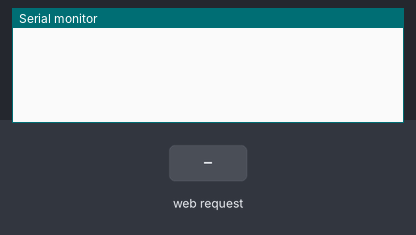
This sketch was run on a simulated ESP32. Shown: the last lines printed to the serial monitor. The inputs (shaded band) are chosen by the test bench.

Above: at 1.2 s.
1.3 s: HTTP request GET /forward received
At 2.3 s:
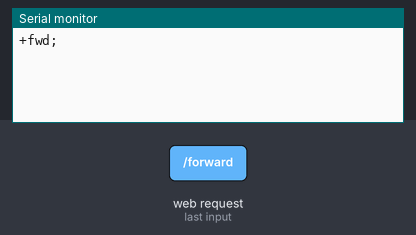
4.3 s: HTTP request GET /backward received
At 5.5 s:
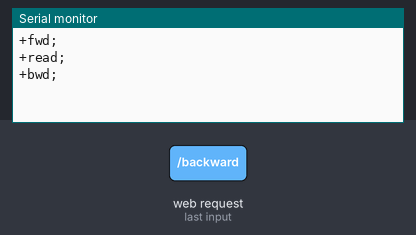
5.8 s: HTTP request GET /turn-right received
At 5.98 s:
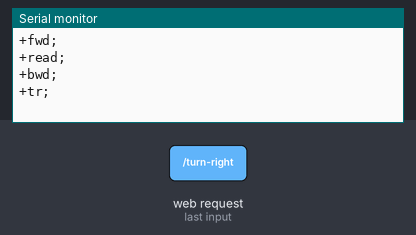
7.3 s: HTTP request GET /turn-left received
At 8.0 s:
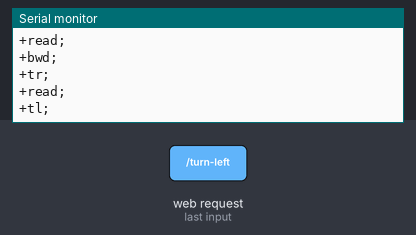
8.8 s: HTTP request GET /stop received
At 8.98 s:
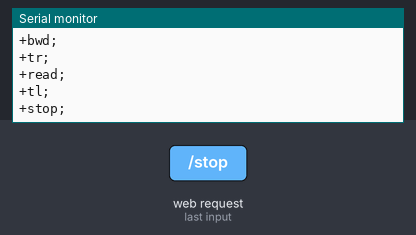
10.3 s: HTTP request GET /suction-start received
At 11.5 s:
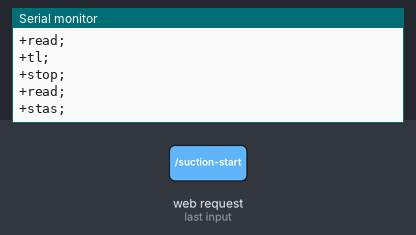

The sketch:

robot_vacuum_test_server.ino
```cpp
#include <WiFi.h>
#include <Arduino.h>
#include <AsyncTCP.h>
#include <ESPAsyncWebServer.h>

const char *ssid = "Robot Vacuum";
const char *password = "";

AsyncWebServer server(80);

const char Auto[] PROGMEM = R"rawliteral(
<!DOCTYPE html>
<html>
<head>
  <title>Robot Vacuum Dashboard</title>
  <style>
    body {
      font-family: Arial, sans-serif;
      margin: 0;
      padding: 0;
    }
    header {
      background-color: #333;
      color: #fff;
      text-align: center;
      padding: 1rem;
    }
    h2 {
      color: goldenrod;
    }
    .container {
      max-width: 600px;
      margin: 0 auto;
      padding: 2rem;
    }
    .input-group {
      margin-bottom: 1rem;
    }
    label {
      display: block;
      margin-bottom: 0.5rem;
    }
    input[type="number"], select {
      width: 100%;
      padding: 0.5rem;
      border: 1px solid #ccc;
    }
    .increment-decrement {
      display: flex;
      align-items: center;
    }
    .increment-decrement button {
      background-color: #333;
      color: #fff;
      border: none;
      padding: 0.2rem 0.5rem;
      cursor: pointer;
    }
    button[type="submit"] {
      background-color: #333;
      color: #fff;
      border: none;
      padding: 0.5rem 1rem;
      cursor: pointer;
    }
  </style>
</head>
<body>
  <header>
    <h1>Robot Vacuum Cleaner Dashboard</h1>
    <h2>
      Current Location:
      <span id="currentLongitude">Longitude: --</span>
      <span id="currentLatitude">Latitude: --</span>
    </h2>
  </header>
  <div class="container">
    <form id="roboVacuumForm">
      <div class="input-group">
        <label>Start (Longitude, Latitude)</label>
        <input type="text" placeholder="Longitude" id="startLongitude">
        <input type="text" placeholder="Latitude" id="startLatitude">
      </div>
      <div class="input-group">
        <label>Stop (Longitude, Latitude)</label>
        <input type="text" placeholder="Longitude" id="stopLongitude">
        <input type="text" placeholder="Latitude" id="stopLatitude">
      </div>
      <div class="input-group">
        <label>Cleaning Speed</label>
        <input type="number" placeholder="Cleaning Speed" id="cleaningSpeed" min="0" max="10" value="3">
      </div>
      <div class="input-group">
        <label>Cleaning Type</label>
        <select id="cleaningType">
          <option value="none">--Select Cleaning Type--</option>
          <option value="scanv">Scan-V</option>
          <option value="scanh">Scan-H</option>
        </select>
      </div>
      <div class="input-group">
        <label>Repeat</label>
          <input type="number" id="repeatInput" min="0" value="0">
      </div>
      <button type="submit" id="submitBtn">Submit</button>
    </form>
  </div>
  <script>
    document.getElementById("submitBtn").addEventListener("click", function(event) {
      event.preventDefault();

      var startLongitude = document.getElementById("startLongitude").value;
      var startLatitude = document.getElementById("startLatitude").value;
      var stopLongitude = document.getElementById("stopLongitude").value;
      var stopLatitude = document.getElementById("stopLatitude").value;
      var cleaningSpeed = document.getElementById("cleaningSpeed").value;
      var cleaningType = Array.from(document.getElementById("cleaningType").selectedOptions, option => option.value);
      var repeat = document.getElementById("repeatInput").value;

      var url = "your-server-url?startLongitude=" + startLongitude +
                "&startLatitude=" + startLatitude +
                "&stopLongitude=" + stopLongitude +
                "&stopLatitude=" + stopLatitude +
                "&cleaningSpeed=" + cleaningSpeed +
                "&cleaningType=" + cleaningType.join(",") +
                "&repeat=" + repeat;
      console.log("URL:", url);
    });
  </script>
</body>
</html>
)rawliteral";

const char remote_html[] PROGMEM = R"rawliteral(
<!DOCTYPE html>
<html>
<head>
  <title>Remote Control</title>
  <style>
    /* Fullscreen layout */
    html, body {
      height: 100%;
      margin: 0;
    }

    /* Remote control container */
    .remote-control {
      display: flex;
      flex-direction: column;
      justify-content: center;
      align-items: center;
      height: 100%;
    }

    /* Button container */
    .button-container {
      display: flex;
      justify-content: center;
      align-items: center;
      margin: 10px;
    }

    /* Buttons */
    .remote-control button {
      width: 150px;
      height: 150px;
      margin: 10px;
      font-size: 18px;
      border-radius: 50%;
      border: none;
    }

    /* Movement Buttons */
    .forward { background-color: #ff5c5c; }   /* Red */
    .backward { background-color: #5c5cff; }  /* Blue */
    .stop { background-color: #cccccc; color: #ffffff; } /* Grey */
    .left { background-color: #5cff5c; }      /* Green */
    .right { background-color: #ffff5c; }     /* Yellow */

    /* Suction Buttons */
    .suction-start { background-color: #ff9800; } /* Orange */
    .suction-stop { background-color: #8e44ad; color: #ffffff; } /* Purple */
  </style>
</head>
<body>
  <div class="remote-control">
    <div class="button-container">
      <button class="forward" onclick="forward()">Forward</button>
    </div>
    <div class="button-container">
      <button class="left" onclick="left()">Left</button>
      <button class="stop" onclick="stop()">Stop</button>
      <button class="right" onclick="right()">Right</button>
    </div>
    <div class="button-container">
      <button class="backward" onclick="backward()">Backward</button>
    </div>
    <div class="button-container">
      <button class="suction-start" onclick="startSuction()">Start Suction</button>
      <button class="suction-stop" onclick="stopSuction()">Stop Suction</button>
    </div>
  </div>

  <script lang="text/javascript">
    function sendRequest(url) {
      var xhttp = new XMLHttpRequest();
      xhttp.open("GET", "http://192.168.4.1" + url, true);
      xhttp.send();
    }

    function forward() { sendRequest("/forward"); }
    function backward() { sendRequest("/backward"); }
    function left() { sendRequest("/turn-left"); }
    function right() { sendRequest("/turn-right"); }
    function stop() { sendRequest("/stop"); }
    function startSuction() { sendRequest("/suction-start"); }
    function stopSuction() { sendRequest("/suction-stop"); }
  </script>
</body>
</html>
)rawliteral";

String data_buffer = "", ser_buf = "", input = "";
unsigned long last_millis = 0;


void setup()
{
  Serial.begin(9600);
  // Serial.print("Setting AP (Access Point)…");
  WiFi.softAP(ssid); // no password
  IPAddress IP = WiFi.softAPIP();
  // Serial.print("AP IP address: ");
  // Serial.println(IP);

  data_buffer.reserve(64);
  ser_buf.reserve(32);
  input.reserve(20);

  server.on("/", HTTP_GET, [](AsyncWebServerRequest *request)
            { request->send_P(200, "text/plain", "Hello!"); });

  server.on("/remote", HTTP_GET, [](AsyncWebServerRequest *request)
            { request->send_P(200, "text/html", remote_html); });

  server.on("/auto", HTTP_GET, [](AsyncWebServerRequest *request)
            { request->send_P(200, "text/html", Auto); });

  server.on("/forward", HTTP_GET, [](AsyncWebServerRequest *request)
            {
    Serial.println("+fwd;");
    request->send(200); });

  server.on("/backward", HTTP_GET, [](AsyncWebServerRequest *request)
            {
    Serial.println("+bwd;");
    request->send(200); });

  server.on("/turn-right", HTTP_GET, [](AsyncWebServerRequest *request)
            {
    Serial.println("+tr;");
    request->send(200); });

  server.on("/turn-left", HTTP_GET, [](AsyncWebServerRequest *request)
            {
    Serial.println("+tl;");
    request->send(200); });

  server.on("/stop", HTTP_GET, [](AsyncWebServerRequest *request)
            {
    Serial.println("+stop;");
    request->send(200); });

  server.on("/suction-start", HTTP_GET, [](AsyncWebServerRequest *request)
            {
    Serial.println("+stas;");
    request->send(200); });

  server.on("/suction-stop", HTTP_GET, [](AsyncWebServerRequest *request)
            {
    Serial.println("+stos;");
    request->send(200); });

  server.on("/cw", HTTP_GET, [](AsyncWebServerRequest *request)
            {
     input = "";
     input.concat("[");
     input.concat("cw,");
     input.concat(request->getParam(0)->value());
     input.concat("];");
     Serial.println(input);
     request->send(200); });

  server.on("/ccw", HTTP_GET, [](AsyncWebServerRequest *request)
            {
     input = "";
     input.concat("[");
     input.concat("ccw,");
     input.concat(request->getParam(0)->value());
     input.concat("];");
     Serial.println(input);
     request->send(200); });

  // server.on("/speed", HTTP_GET, [](AsyncWebServerRequest * request) {
  // input = "";
  // input.concat("[");
  // input.concat(request->getParam(0)->value());
  // input.concat("]");
  // Serial.println(input);
  // request->send(200);
  // });

  server.on("/get-data", HTTP_GET, [](AsyncWebServerRequest *request)
            { request->send_P(200, "text/plain", data_buffer.c_str()); });

  server.begin();
}

void loop()
{
  if (millis() - last_millis >= 3000)
  {
    Serial.println("+read;");
    last_millis = millis();
  }
  while (Serial.available() > 0)
  {
    delay(3);
    char c = Serial.read();
    ser_buf += c;
  }
  if (ser_buf.length() > 0)
  {
    ser_buf.trim();
    data_buffer = ser_buf;
    ser_buf = "";
  }
}
```

Measured:
- after the input at 1.3 s, the serial monitor: prints a new line after 0.05 s (image 1)
- after the input at 4.3 s, the serial monitor: prints a new line after 0.05 s (image 2)
- after the input at 5.8 s, the serial monitor: prints a new line after 0.05 s (image 3)
- after the input at 7.3 s, the serial monitor: prints a new line after 0.05 s (image 4)
- after the input at 8.8 s, the serial monitor: prints a new line after 0.05 s (image 5)
- after the input at 10.3 s, the serial monitor: prints a new line after 0.05 s (image 6)
